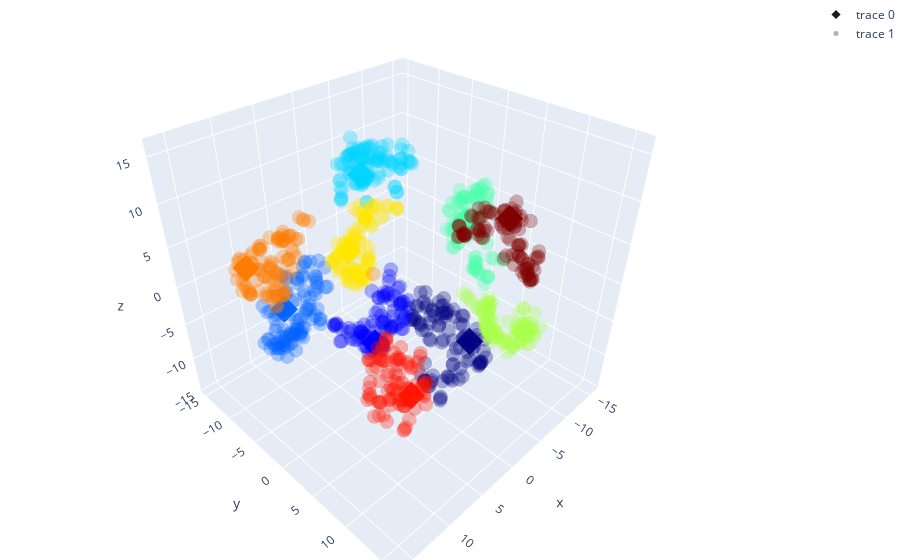

The code cell stored with this chart in its notebook:
### Code cell
# plot the data
fig = plt.figure()
ax = fig.add_subplot(111, projection='3d')

ax.scatter(vectorsTSNE[types==0,0], vectorsTSNE[types==0,1], vectorsTSNE[types==0,2], c='r', marker='o', alpha=1)
ax.scatter(vectorsTSNE[types==1,0], vectorsTSNE[types==1,1], vectorsTSNE[types==1,2], c='b', marker='^', alpha=0.1)

ax.set_xlabel('X Label')
ax.set_ylabel('Y Label')
ax.set_zlabel('Z Label')

plt.show()


# Create a color map that maps each unique label to a color
unique_labels_standard = np.unique(standardIds)
colors = plt.cm.jet(np.linspace(0, 1, len(unique_labels_standard)))
color_map_standard = dict(zip(unique_labels_standard, colors))

# Use the color map to set the color of the markers
marker_colors_standard = [color_map_standard[label] for label in standardIds]

# Create a trace for each type
trace0 = go.Scatter3d(
    x=vectorsTSNE[types==0,0],
    y=vectorsTSNE[types==0,1],
    z=vectorsTSNE[types==0,2],
    mode='markers',
    marker=dict(
        size=7,
        color=marker_colors_standard,                # set color to an array/list of desired values
        opacity=0.9,
        symbol='diamond'
    )
)


# Create a color map that maps each unique label to a color
unique_labels_actual = np.unique(actualIds)
colors = plt.cm.jet(np.linspace(0, 1, len(unique_labels_actual)))
color_map_actual = dict(zip(unique_labels_actual, colors))

# Use the color map to set the color of the markers
marker_colors_actual = [color_map_actual[label] for label in actualIds]

trace1 = go.Scatter3d(
    x=vectorsTSNE[types==1,0],
    y=vectorsTSNE[types==1,1],
    z=vectorsTSNE[types==1,2],
    mode='markers',
    marker=dict(
        size=5,
        color=marker_colors_actual,                # set color to an array/list of desired values
        opacity=0.3,
        symbol='circle'
    )
)

data = [trace0, trace1]

layout = go.Layout(
    margin=dict(
        l=0,
        r=0,
        b=0,
        t=0
    )
)

fig = go.Figure(data=data, layout=layout)
fig.show()

### Figure 1 — Plotly figure (JSON) as saved in the notebook; plotly's stock layout.template omitted (floating-point values rounded to 4 significant figures; data arrays with more than 128 entries replaced by an {"elided": "..."} marker saying what was removed)
{"data": [{"marker": {"color": [[0, 0, 0.5, 1], [0, 0, 0.9991, 1], [0, 0.3784, 1, 1], [0, 0.8333, 1, 1], [0.3004, 1, 0.6673, 1], [0.6673, 1, 0.3004, 1], [1, 0.9012, 0, 1], [1, 0.48, 0, 1], [0.9991, 0.07335, 0, 1], [0.5, 0, 0, 1]], "opacity": 0.9, "size": 7, "symbol": "diamond"}, "mode": "markers", "type": "scatter3d", "x": [4.288, -1.611, 13.78, 1.168, -13.86, -10.09, -2.796, 10.27, 4.378, -5.607], "y": [13.32, -5.777, -1.228, -4.129, -2.649, 9.908, -11.46, -13.18, 6.277, 9.386], "z": [2.522, -12.77, 3.395, 11.76, 0.7604, -6.812, -2.374, 0.5431, -9.143, 9.508]}, {"marker": {"color": {"elided": "1000x4 float values"}, "opacity": 0.3, "size": 5, "symbol": "circle"}, "mode": "markers", "type": "scatter3d", "x": {"elided": "1000 float values"}, "y": {"elided": "1000 float values"}, "z": {"elided": "1000 float values"}}], "layout": {"margin": {"b": 0, "l": 0, "r": 0, "t": 0}}}
